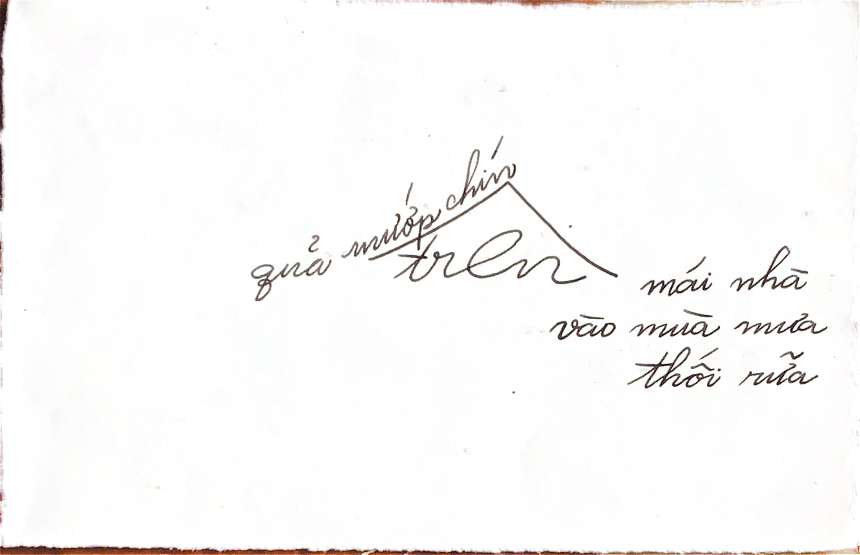
#> input picture haiku/p-000.png, 1720 x 1109 px (shown at 1/2 size)
$ python ink.py
#> lines starting #> are read from the running program, lines starting #| are printed output that depends on the picture; after the words box and inside, x2 and y2 are one past the last pixel; in counts of white or black regions, pixels touching at a corner belong together
### font3/clean.py
# Xóa dòng kẻ ô ly (ngang, dọc) và lề đỏ, giữ nét mực.
# Chỗ dòng kẻ: lấy giá trị hai bên dòng kẻ (trên/dưới với dòng ngang, trái/phải với dòng dọc), lấy bên sáng hơn.
# Nét mực cắt ngang dòng kẻ thì hai bên đều tối nên nét được nối liền; dòng kẻ trơn thì hai bên sáng nên biến mất.
import numpy as np, cv2

def _level(V, mask, axis, n=81):
    """độ sáng thường gặp của dòng kẻ quanh mỗi điểm, đo dọc theo dòng kẻ (mực đậm tính như 160 để không kéo lệch)"""
    v = np.clip(V.astype(np.float32), 160, 255) * mask
    k = (n, 1) if axis == 0 else (1, n)        # cỡ khung (rộng, cao): dòng ngang đo theo x, dòng dọc đo theo y
    num = cv2.blur(v, k); den = cv2.blur(mask.astype(np.float32), k)
    return num / np.maximum(den, 1e-3)

def _fill(V, mask, allmask, axis, maxd=14):
    lo = np.full(V.shape, -1, np.int32); hi = np.full(V.shape, -1, np.int32)
    for k in range(1, maxd + 1):
        for sgn, arr in ((1, lo), (-1, hi)):
            Vs = np.roll(V, sgn * k, axis); Ms = np.roll(allmask, sgn * k, axis)
            take = (arr < 0) & ~Ms
            arr[take] = Vs[take]
    lo[lo < 0] = 255; hi[hi < 0] = 255
    out = V.astype(np.int32).copy()
    lev = _level(V, mask, axis)
    sel = mask & (V > lev - 18)          # điểm tối hơn hẳn dòng kẻ là mực đè lên dòng kẻ: giữ nguyên
    out[sel] = np.maximum(lo, hi)[sel]
    return out.astype(np.uint8)

def cleaned(path, L=101):
    im = cv2.imread(path); B, G, R = [im[:, :, i].astype(int) for i in range(3)]
    V = im.max(2).astype(np.uint8)
    cand = (V < 218).astype(np.uint8)
    cd = cv2.dilate(cand, np.ones((3, 3), np.uint8))
    lh = cv2.morphologyEx(cd, cv2.MORPH_OPEN, np.ones((1, L), np.uint8))
    lv = cv2.morphologyEx(cd, cv2.MORPH_OPEN, np.ones((L, 1), np.uint8))
    red = ((R - B > 22) & (R - G > 12)).astype(np.uint8)
    mh = cv2.dilate(lh, np.ones((3, 3), np.uint8)) > 0
    mv = cv2.dilate(lv | red, np.ones((3, 3), np.uint8)) > 0
    allm = mh | mv
    out = _fill(V, mh, allm, 0)
    out = _fill(out, mv, allm, 1)
    return out, allm

### haiku/ink.py
# Tách nét mực của hai bài haiku viết tay: làm phẳng nền giấy, xóa dòng kẻ vở, giữ nguyên bố cục Nguyên viết
import sys, numpy as np, cv2
sys.path.insert(0, '../font3')
from clean import cleaned
def flatten(V, k=61):
    bg = cv2.morphologyEx(V, cv2.MORPH_CLOSE, cv2.getStructuringElement(cv2.MORPH_ELLIPSE, (k, k)))
    bg = cv2.GaussianBlur(bg, (0, 0), 20).astype(np.float32)
    return np.clip(V.astype(np.float32) / np.maximum(bg, 1) * 250, 0, 255)
def alpha_from(F, keep):
    ink = F[keep]; dark = np.percentile(ink, 3) if ink.size else 40
    hi = 200.0
    a = np.clip((hi - F) / max(30, hi - dark - 10), 0, 1)
    a[~keep] = 0
    return a
def components_mask(F, thr, minA, box, far=100):
    """giữ nét chữ; mảnh nhỏ chỉ giữ khi đậm như mực (chấm chữ i, chấm dưới) và nằm gần chữ; vệt dòng kẻ còn sót thì nhạt hơn nên bỏ"""
    b = (F < thr).astype(np.uint8); x0, y0, x1, y1 = box; m = np.zeros_like(b); m[y0:y1, x0:x1] = 1; b &= m
    n, lab, st, _ = cv2.connectedComponentsWithStats(b, 8)
    big = np.isin(lab, [i for i in range(1, n) if st[i, 4] >= 300]).astype(np.uint8)
    dist = cv2.distanceTransform(1 - big, cv2.DIST_L2, 5)
    keep = np.zeros(b.shape, bool)
    for i in range(1, n):
        sel = lab == i
        if dist[sel].min() > far: continue                                   # chấm bẩn nằm xa chữ
        if st[i, 4] >= minA or (st[i, 4] >= 6 and F[sel].min() < 80): keep |= sel
    return keep, st
def save(a, path, pad=24):
    n, lab, st, _ = cv2.connectedComponentsWithStats((a > 0.08).astype(np.uint8), 8)
    for i in range(1, n):            # vệt mờ, nhỏ (dòng kẻ còn sót): bỏ
        if st[i, 4] < 60 and a[lab == i].max() < 0.8: a[lab == i] = 0
    ys, xs = np.nonzero(a > 0.08)
    y0, y1, x0, x1 = max(0, ys.min() - pad), ys.max() + pad, max(0, xs.min() - pad), xs.max() + pad
    a = a[y0:y1, x0:x1]
    rgba = np.zeros(a.shape + (4,), np.uint8); rgba[..., :3] = 255; rgba[..., 3] = (a * 255).astype(np.uint8)
    cv2.imwrite(path, cv2.cvtColor(rgba, cv2.COLOR_RGBA2BGRA))
    print(path, a.shape[::-1])
    return a
# bài 1: mướp chín (ảnh chụp, giấy trắng)
im = cv2.imread('p-000.png'); V = im.max(2)
#> further down, im is the input picture: shape (1109, 1720, 3); mean B, G, R 248.4, 248.8, 249.7
F = flatten(V)
#> in flatten, `bg = cv2.morphologyEx(V, cv2.MORPH_CLOSE, cv2.getStructuringElement(cv..`: bg: shape (1109, 1720); every value is 255
#> in flatten, `bg = cv2.GaussianBlur(bg, (0, 0), 20).astype(np.float32)`: bg: shape (1109, 1720) float32; every value is 255
H, W = V.shape
#> H = 1109; W = 1720
keep, st = components_mask(F, 150, 12, (60, 60, W - 60, H - 60))
#> in components_mask, `b = (F < thr).astype(np.uint8)`:
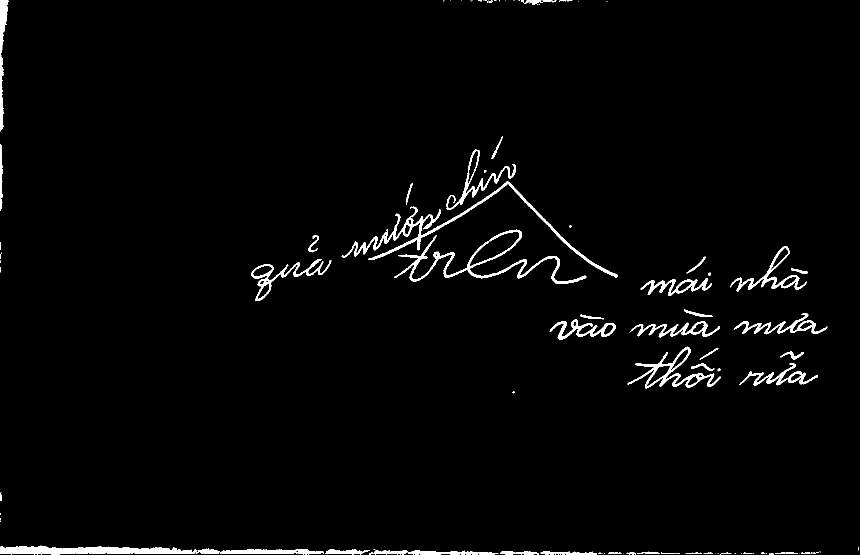
#> b: shape (1109, 1720) (shown at 1/2 size); values 0 (black) and 1 (white), 2.2% white; 106 white regions (59 under 20 px), largest, box (x1, y1, x2, y2) and area: (683, 363, 1235, 555) 5434, (0, 1091, 440, 1109) 5120, (788, 459, 1173, 568) 4502
#> in components_mask, `b &= m`: b: shape (1109, 1720); values 0 (black) and 1 (white), 1.5% white; 26 white regions (3 under 20 px), largest, box (x1, y1, x2, y2) and area: (683, 363, 1235, 555) 5434, (788, 459, 1173, 568) 4502, (1255, 693, 1441, 777) 2733
#> in components_mask, `n, lab, st, _ = cv2.connectedComponentsWithStats(b, 8)`:
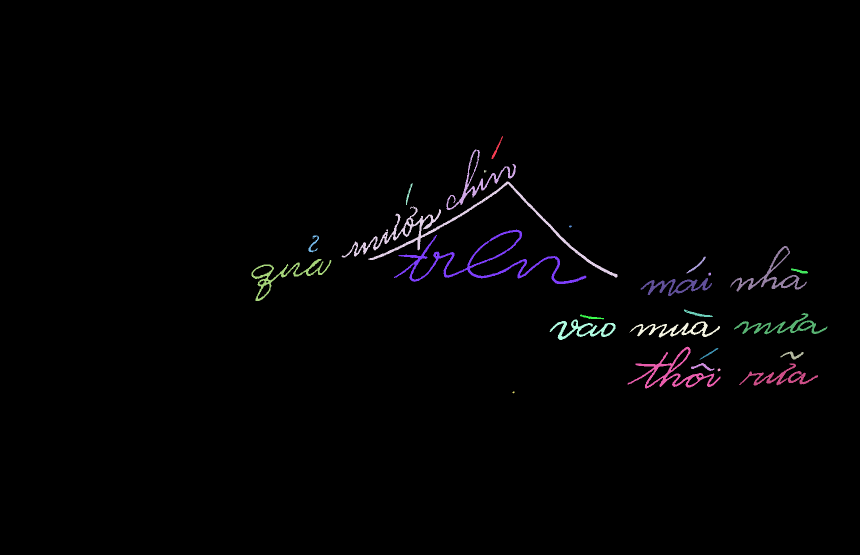
#> lab: shape (1109, 1720) int32 (shown at 1/2 size); 27 distinct labels, from 0 to 26; one colour per label, 0 black
#> in components_mask, `n, lab, st, _ = cv2.connectedComponentsWithStats(b, 8)`: n = 27; st = 27 rows, first 6: [0, 0, 1720, 1109, 1879352], [983, 272, 23, 46, 163], [893, 299, 139, 121, 1770], [968, 340, 5, 5, 17], [683, 363, 552, 192, 5434], [812, 366, 13, 44, 134]
#> after the loop in components_mask, `for i in range(1, n):`:
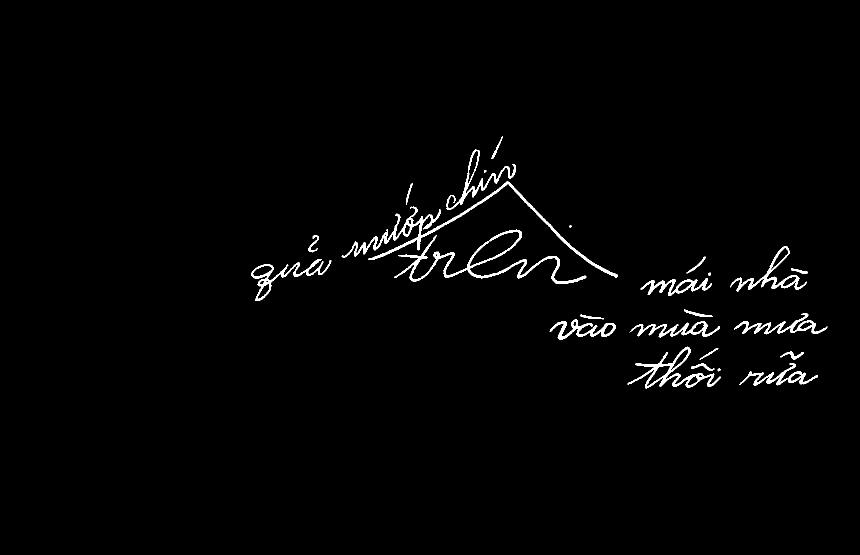
#> keep: shape (1109, 1720) bool (shown at 1/2 size); 1.5% white; 25 white regions (2 under 20 px), largest, box (x1, y1, x2, y2) and area: (683, 363, 1235, 555) 5434, (788, 459, 1173, 568) 4502, (1255, 693, 1441, 777) 2733
keep = cv2.dilate(keep.astype(np.uint8), np.ones((5, 5), np.uint8)) > 0
#> keep: shape (1109, 1720) bool; 3.3% white; 25 white regions, largest, box (x1, y1, x2, y2) and area: (681, 361, 1237, 557) 11823, (786, 457, 1175, 570) 9985, (1253, 691, 1443, 779) 5971
a1 = save(alpha_from(F, keep), 'muop-chin-muc.png')
#> in alpha_from, `dark = np.percentile(ink, 3) if ink.size else 40`: dark = 36.27
#> in alpha_from, `a[~keep] = 0`:
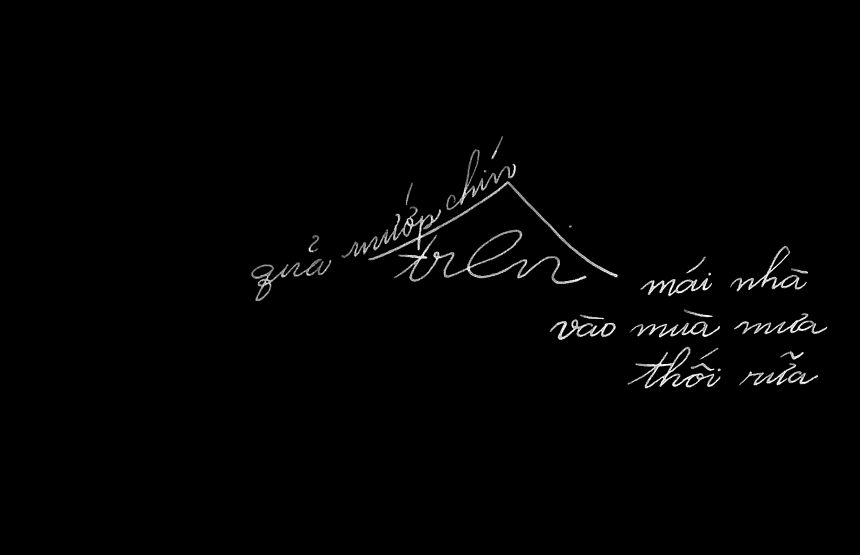
#> a: shape (1109, 1720) float32 (shown at 1/2 size); min 0, max 1, mean 0.0108
#> in save, `n, lab, st, _ = cv2.connectedComponentsWithStats((a > 0.08).astype(np...`: lab: shape (1109, 1720) int32; 26 distinct labels, from 0 to 25
#> in save, `n, lab, st, _ = cv2.connectedComponentsWithStats((a > 0.08).astype(np...`: n = 26; st = 26 rows, first 6: [0, 0, 1720, 1109, 1873586], [982, 272, 25, 47, 227], [892, 298, 140, 123, 2297], [968, 340, 5, 5, 24], [683, 362, 553, 193, 6584], [811, 365, 15, 46, 189]
#> in save, `y0, y1, x0, x1 = max(0, ys.min() - pad), ys.max() + pad, max(0, xs.min..`: y0 = 248; y1 = 800; x0 = 478; x1 = 1678
#| muop-chin-muc.png (1200, 552)
# bài 2: lông tay (vở ô ly, xoay lại cho chữ nằm ngang)
cv2.imwrite('p2-xoay.png', cv2.rotate(cv2.imread('p-001.png'), cv2.ROTATE_90_COUNTERCLOCKWISE))
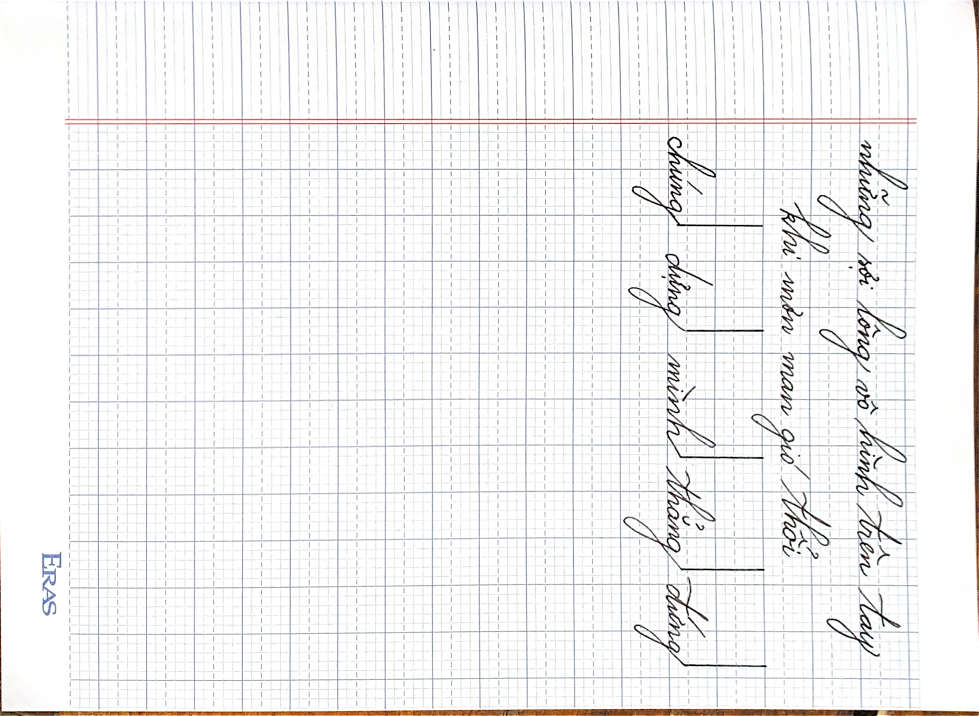
#> input picture haiku/p-001.png, 1958 x 1431 px (shown at 1/2 size)
G, _ = cleaned('p2-xoay.png')
#> in cleaned, `cand = (V < 218).astype(np.uint8)`: cand: shape (1958, 1431); values 0 (black) and 1 (white), 8.2% white; 3397 white regions (2294 under 20 px), largest, box (x1, y1, x2, y2) and area: (0, 118, 1421, 1828) 155753, (1142, 0, 1431, 1958) 19956, (0, 0, 1243, 14) 9250
#> in cleaned, `cd = cv2.dilate(cand, np.ones((3, 3), np.uint8))`: cd: shape (1958, 1431); values 0 (black) and 1 (white), 15.3% white; 2864 white regions (1252 under 20 px), largest, box (x1, y1, x2, y2) and area: (0, 0, 1431, 1958) 316592, (0, 0, 1254, 15) 10591, (1103, 1834, 1232, 1875) 2578
#> in cleaned, `lh = cv2.morphologyEx(cd, cv2.MORPH_OPEN, np.ones((1, L), np.uint8))`: lh: shape (1958, 1431); values 0 (black) and 1 (white), 4.1% white; 35 white regions, largest, box (x1, y1, x2, y2) and area: (0, 0, 1254, 12) 10334, (1, 1279, 1431, 1288) 6204, (1, 1374, 1431, 1383) 6071
#> in cleaned, `lv = cv2.morphologyEx(cd, cv2.MORPH_OPEN, np.ones((L, 1), np.uint8))`: lv: shape (1958, 1431); values 0 (black) and 1 (white), 4.3% white; 20 white regions, largest, box (x1, y1, x2, y2) and area: (1417, 0, 1431, 1958) 22199, (244, 124, 250, 1829) 7124, (1167, 121, 1178, 1819) 6980
#> in cleaned, `red = ((R - B > 22) & (R - G > 12)).astype(np.uint8)`: red: shape (1958, 1431); values 0 (black) and 1 (white), 1.6% white; 71 white regions (65 under 20 px), largest, box (x1, y1, x2, y2) and area: (1065, 249, 1431, 1958) 19689, (233, 125, 252, 1829) 14110, (493, 0, 1277, 13) 7082, (1419, 0, 1431, 217) 2105, (0, 0, 326, 14) 1760, (419, 4, 444, 7) 41
#> in cleaned, `mh = cv2.dilate(lh, np.ones((3, 3), np.uint8)) > 0`: mh: shape (1958, 1431) bool; 6% white; 27 white regions, largest, box (x1, y1, x2, y2) and area: (0, 0, 1255, 13) 11613, (0, 1278, 1431, 1289) 9086, (0, 1373, 1431, 1384) 8951
#> in cleaned, `mv = cv2.dilate(lv | red, np.ones((3, 3), np.uint8)) > 0`: mv: shape (1958, 1431) bool; 6.6% white; 52 white regions (27 under 20 px), largest, box (x1, y1, x2, y2) and area: (1064, 0, 1431, 1958) 25479, (232, 123, 253, 1830) 22145, (1166, 120, 1179, 1820) 10408
#> in cleaned, `allm = mh | mv`: allm: shape (1958, 1431) bool; 11.8% white; 27 white regions (22 under 20 px), largest, box (x1, y1, x2, y2) and area: (0, 0, 1431, 1958) 319435, (0, 0, 1284, 15) 11909, (1041, 1956, 1063, 1958) 44, (1038, 358, 1043, 367) 31, (462, 382, 469, 388) 27
#> in _fill, `sel = mask & (V > lev - 18)`: sel: shape (1958, 1431) bool; 5.2% white; 295 white regions (96 under 20 px), largest, box (x1, y1, x2, y2) and area: (523, 901, 1418, 909) 5279, (526, 1757, 1423, 1764) 5235, (248, 1373, 987, 1381) 4585
#> in _fill, `out[sel] = np.maximum(lo, hi)[sel]`:
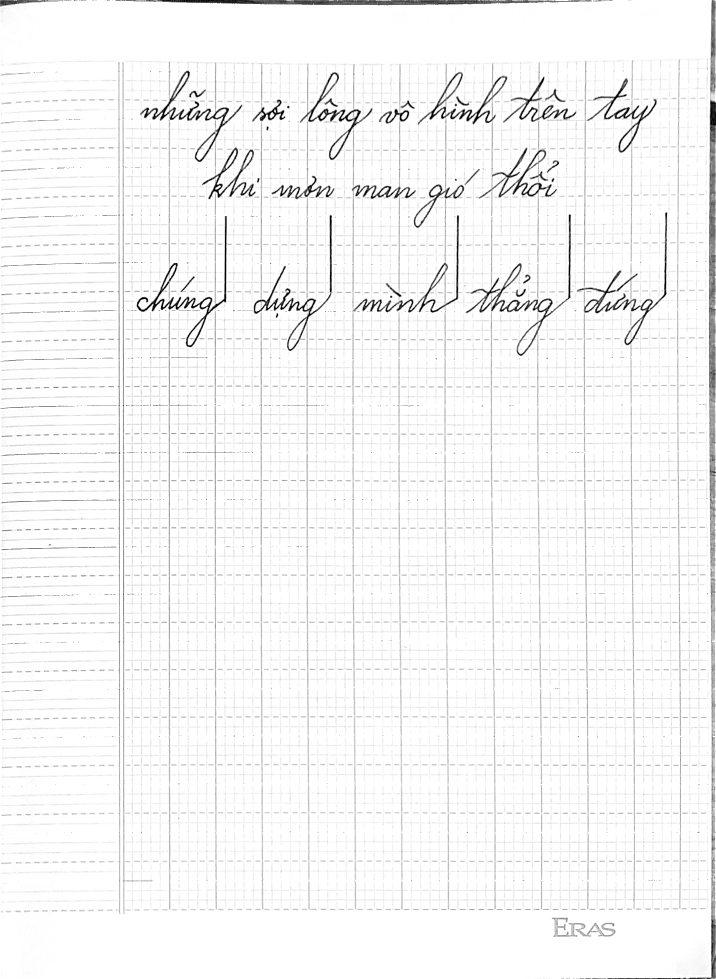
#> out: shape (1958, 1431) int32 (shown at 1/2 size); min 0, max 255, mean 246
#> call 2 of _level, with axis = 1, n = 81
#> in _level (call 2), `num = cv2.blur(v, k)`:
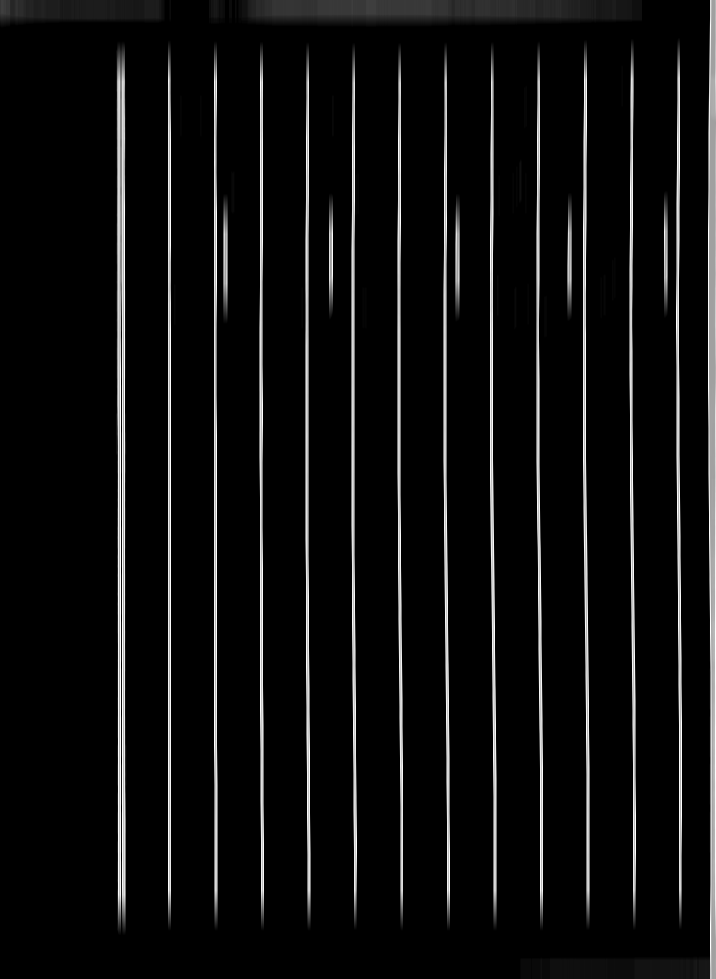
#> num: shape (1958, 1431) float32 (shown at 1/2 size); min 0, max 255, mean 14.3
F2 = flatten(G)
H2, W2 = G.shape
#> H2 = 1958; W2 = 1431
keep2, st2 = components_mask(F2, 130, 25, (int(0.18 * W2), int(0.04 * H2), W2 - 20, int(0.45 * H2)))   # trên: chừa đủ chỗ cho vòng trên của l, h dòng đầu
#> in components_mask (call 2), `n, lab, st, _ = cv2.connectedComponentsWithStats(b, 8)`: n = 131; st = 131 rows, first 6: [0, 0, 1431, 1958, 2768277], [281, 142, 203, 182, 2739], [601, 145, 144, 174, 2078], [836, 145, 178, 104, 2082], [1022, 154, 130, 89, 1311], [1175, 157, 138, 148, 1946]
#> st2 has the same summary as st in components_mask
keep2 = cv2.dilate(keep2.astype(np.uint8), np.ones((5, 5), np.uint8)) > 0
a2 = save(alpha_from(F2, keep2), 'long-tay-muc.png')
#> in save (call 2), `n, lab, st, _ = cv2.connectedComponentsWithStats((a > 0.08).astype(np...`: n = 44; st = 44 rows, first 6: [0, 0, 1431, 1958, 2758642], [280, 141, 205, 183, 3581], [599, 144, 146, 176, 2738], [836, 144, 179, 106, 2775], [1006, 154, 147, 91, 1936], [1174, 156, 140, 150, 2523]
#| long-tay-muc.png (1109, 618)
for name, a in (('muop-chin', a1), ('long-tay', a2)):
    vis = (255 - a * 255).astype(np.uint8); cv2.imwrite(name + '-xem.png', vis)
#> this loop made 2 passes
#> name on passes 1 to 2: 'muop-chin', 'long-tay'
